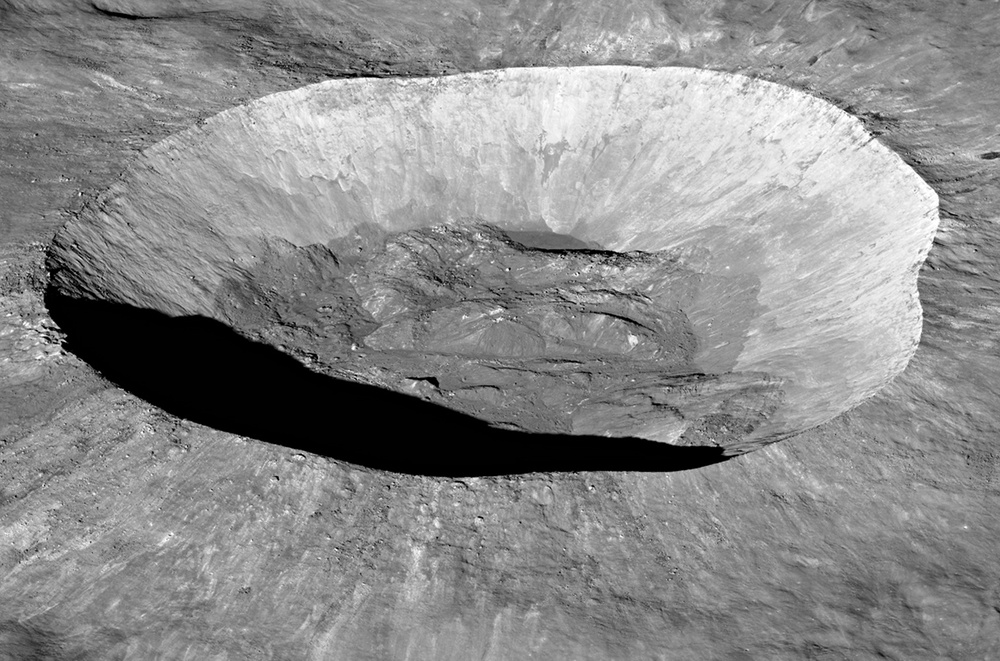
#> input picture Low Light Enhacements/1.jpg, 1000 x 661 px, shrunk from 1216 x 804 before the run
$ python darken_images.py
#> lines starting #> are read from the running program, lines starting #| are printed output that depends on the picture
import cv2
import numpy as np

# Load the image
image = cv2.imread('1.jpg')
#> image is the input picture: shape (661, 1000, 3); min 0, max 255, mean 138.7

# Define a darkening factor (between 0 and 1; lower means darker)
darkening_factor = 0.5

# Darken the image by multiplying by the factor
darkened_image = np.clip(image * darkening_factor, 0, 255).astype(np.uint8)
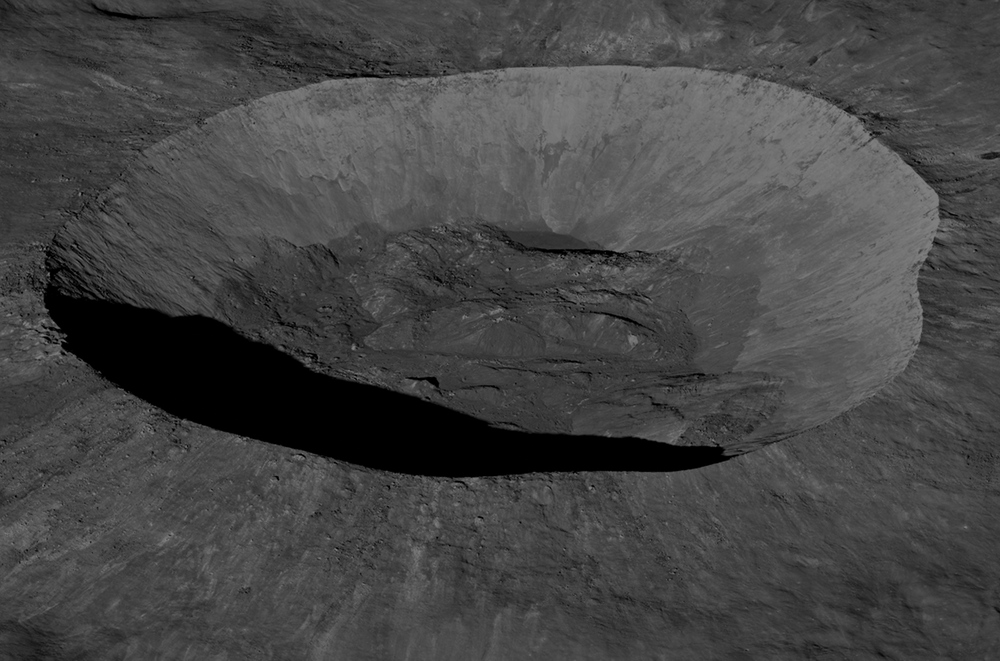
#> darkened_image: shape (661, 1000, 3); min 0, max 127, mean 69.1

# Save or display the result
cv2.imwrite('darkened_image.jpg', darkened_image)
cv2.imshow('Darkened Image', darkened_image)
cv2.waitKey(0)
cv2.destroyAllWindows()

$ run again, with Low Light Enhacements/3.jpeg copied over Low Light Enhacements/1.jpg
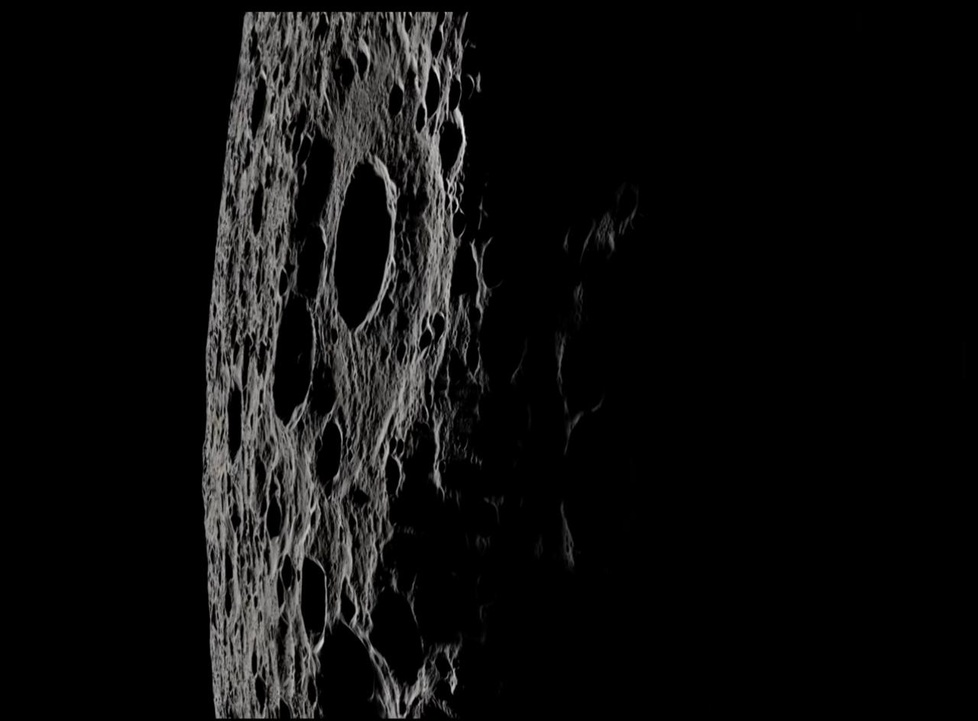
#> input picture Low Light Enhacements/3.jpeg, 978 x 721 px, shrunk from 1280 x 944 before the run
#> image is the input picture: shape (721, 978, 3); mean B, G, R 13.6, 13.8, 14
#> `darkened_image = np.clip(image * darkening_factor, 0, 255).astype(np.u..`:
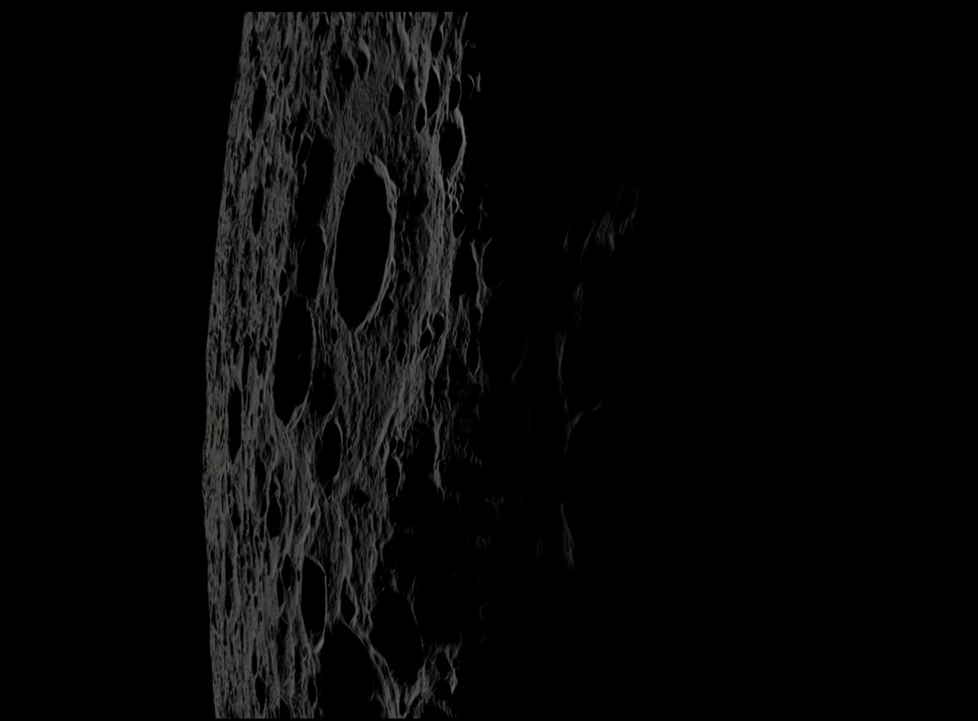
#> darkened_image: shape (721, 978, 3); mean B, G, R 6.7, 6.8, 6.9
